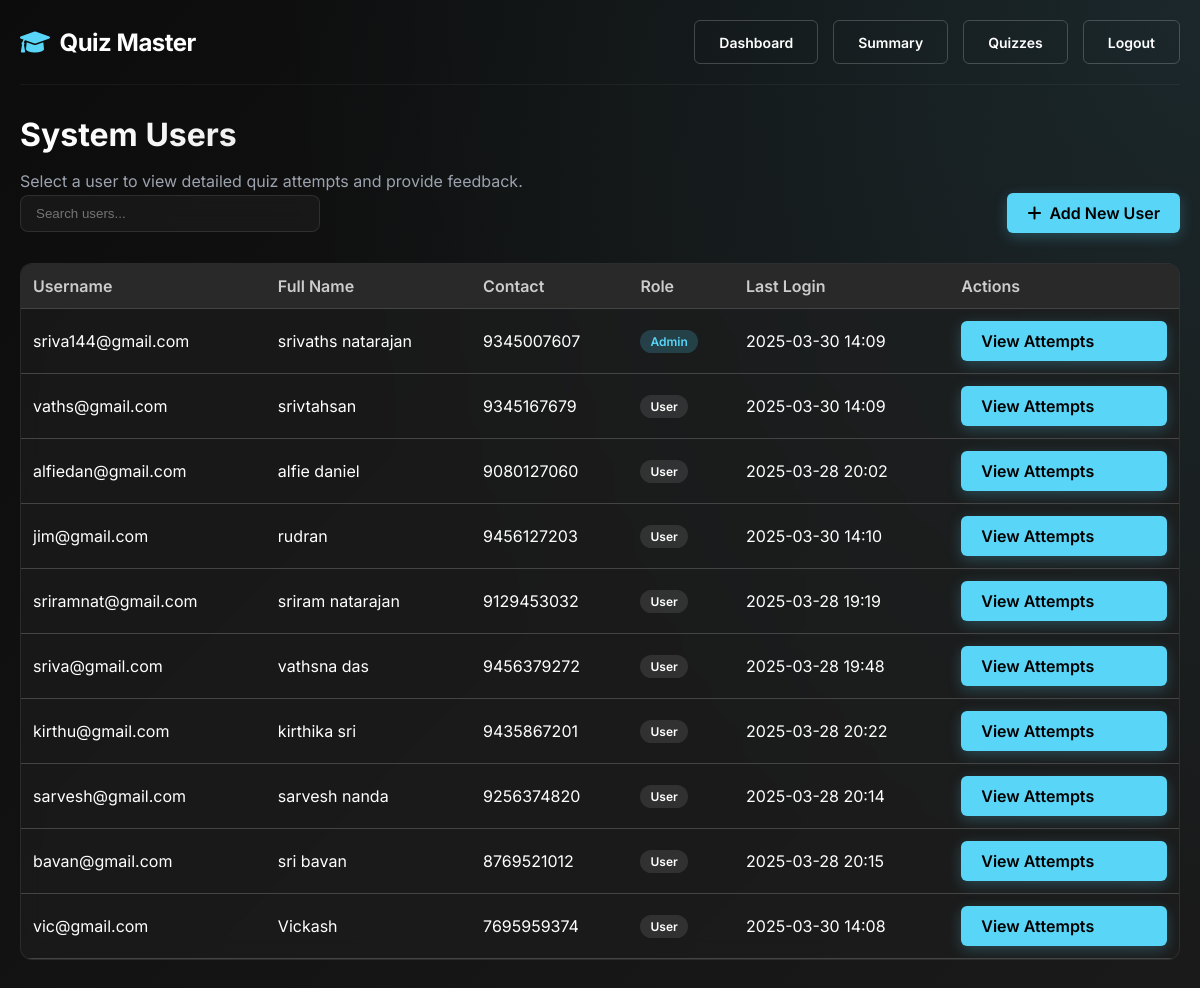
The app's page /admin/view_users (signed in), older data.
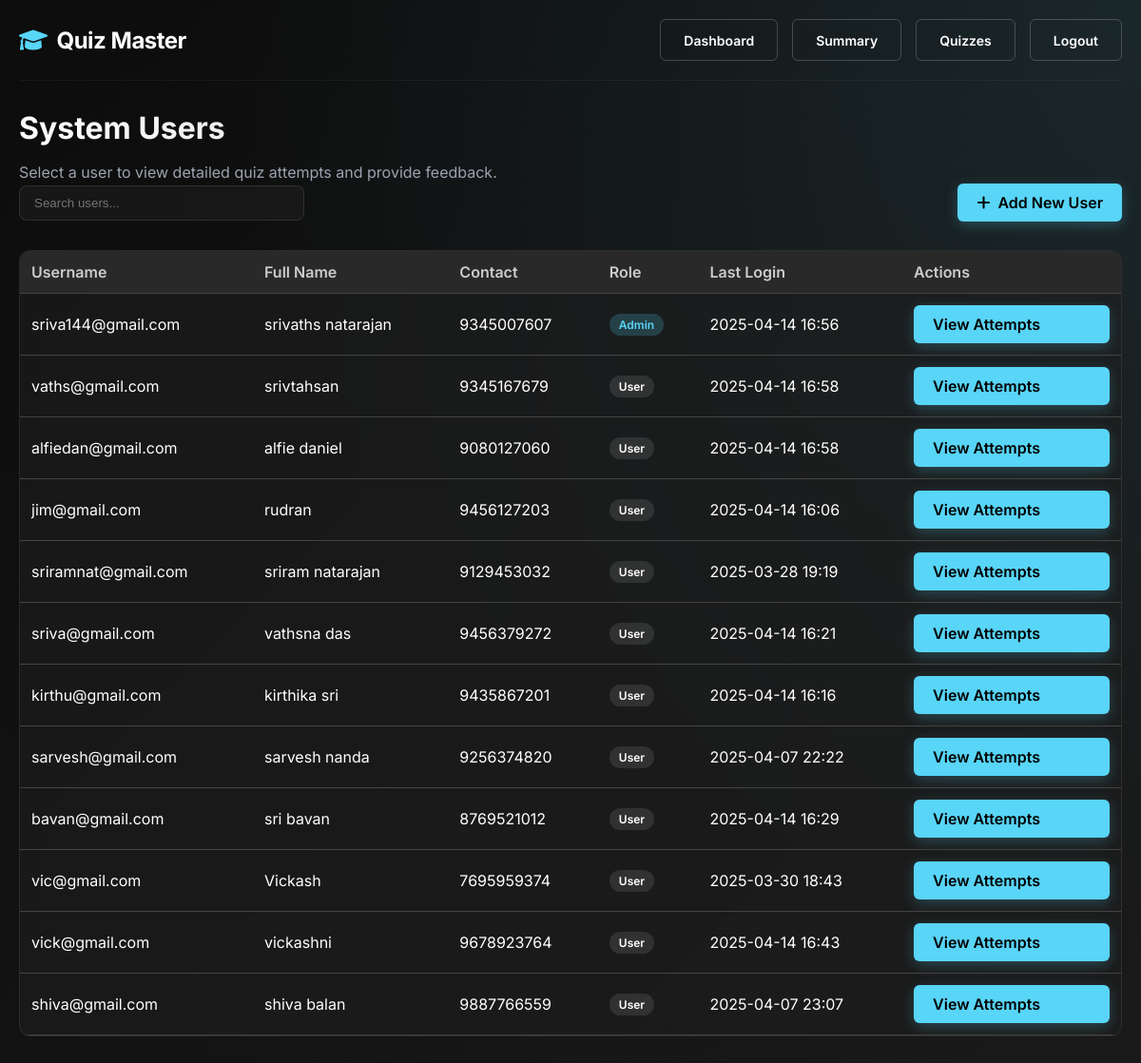
The same page, newer data.
### models.py (models this page shows, shortened)
class User(db.Model):
    __tablename__ = 'users'
    id = db.Column(db.Integer, primary_key=True)
    username = db.Column(db.String(50), unique=True, nullable=False, index=True)
    password = db.Column(db.String(100), nullable=False)
    full_name = db.Column(db.String(100))
    email = db.Column(db.String(120), unique=True)
    dob = db.Column(db.Date)
    contact_no = db.Column(db.String(15))
    role = db.Column(db.String(20), default="user")
    profile_image = db.Column(db.String(200))
    created_at = db.Column(db.DateTime, default=datetime.utcnow)
    last_login = db.Column(db.DateTime)
    is_active = db.Column(db.Boolean, default=True)
    scores = db.relationship('Score', backref='user', lazy='dynamic', cascade="all, delete-orphan")
    question_attempts = db.relationship('QuestionAttempt', backref='user', lazy='dynamic')
    comments_received = db.relationship('ScoreComment', backref='user',
                                        primaryjoin="User.id==Score.user_id",
                                        secondary="scores",
                                        viewonly=True)

### routes.py (the view)
@app_routes.route("/admin/view_users")
def view_users():
    if session.get("role") != "admin":
        flash("Access denied! Admins only.", "danger")
        return redirect(url_for("app_routes.login"))
    user_id = request.args.get("user_id")
    if user_id:
        user = User.query.get(user_id)
        if not user:
            flash("User not found.", "danger")
            return redirect(url_for("app_routes.view_users"))
        attempts = Score.query.filter_by(user_id=user_id).order_by(Score.time_stamp_of_attempt.desc()).all()
        detailed_attempts = []
        for attempt in attempts:
            quiz = Quiz.query.get(attempt.quiz_id)
            if not quiz:
                continue
            questions = Question.query.filter_by(quiz_id=quiz.id).all()
            max_score = sum(q.marks for q in questions) if questions else 0
            percentage = (attempt.total_scored / max_score * 100) if max_score > 0 else 0
            detailed_attempts.append({
                'quiz_name': quiz.name,
                'score': attempt.total_scored,
                'max_score': max_score,
                'percentage': percentage,
                'time_spent': round(attempt.time_spent / 60, 1) if attempt.time_spent else 0,  # in minutes
                'date': attempt.time_stamp_of_attempt,
                'score_id': attempt.id
            })
        return render_template("view_users.html", user=user, attempts=detailed_attempts)
    else:
        users = User.query.all()
        return render_template("view_users.html", users=users)

### routes.py (called while the page is built)
@app_routes.context_processor
def inject_responsive_elements():
    is_mobile = request.user_agent.platform in ['android', 'iphone'] or \
                'mobile' in request.user_agent.string.lower()
    return {
        'is_mobile': is_mobile,
        'current_year': datetime.now().year
    }  # Fixed: Added missing closing brace

### templates/admin/view_users.html (shortened to what this page needs)
{% extends "base.html" %}
{% block content %}
<div class="page-header">
    {% if user %}
        <h1 class="page-title">Quiz Attempts for {{ user.username }}</h1>
        <p class="page-subtitle">Below are all quiz attempts by {{ user.full_name or user.username }}. Click on "Feedback" to add instructor comments.</p>
    {% else %}
        <h1 class="page-title">System Users</h1>
        <p class="page-subtitle">Select a user to view detailed quiz attempts and provide feedback.</p>
    {% endif %}
</div>
{% if user %}
    <div class="data-card">
        <div class="table-responsive">
            <table class="data-table">
                <thead>
                    <tr>
                        <th>Quiz Title</th>
                        <th>Score</th>
                        <th>Max Score</th>
                        <th>Percentage</th>
                        <th>Time Taken (min)</th>
                        <th>Date Attempted</th>
                        <th>Actions</th>
                    </tr>
                </thead>
                <tbody>
                    {% if attempts and attempts|length > 0 %}
                        {% for attempt in attempts %}
                        <tr>
                            <td>{{ attempt.quiz_name }}</td>
                            <td>{{ attempt.score }}</td>
                            <td>{{ attempt.max_score }}</td>
                            <td>{{ attempt.percentage|round(1) }}%</td>
                            <td>{{ attempt.time_spent }}</td>
                            <td class="date-cell">{{ attempt.date.strftime('%Y-%m-%d %H:%M') }}</td>
                            <td>
                                <a href="{{ url_for('app_routes.add_score_comment', score_id=attempt.score_id) }}" class="action-btn">Feedback</a>
                            </td>
                        </tr>
                        {% endfor %}
                    {% else %}
                        <tr>
                            <td colspan="7" class="empty-state">No quiz attempts found for this user.</td>
                        </tr>
                    {% endif %}
                </tbody>
            </table>
        </div>
    </div>
    <div>
        <a href="{{ url_for('app_routes.view_users') }}" class="action-btn">Back to User List</a>
    </div>
{% else %}
    <div class="filters-bar">
        <input type="text" class="search-box" placeholder="Search users...">
        <a href="{{ url_for('app_routes.register') }}" class="action-btn">
            <i class="fas fa-plus"></i> Add New User
        </a>
    </div>
    <div class="data-card">
        <div class="table-responsive">
            <table class="data-table">
                <thead>
                    <tr>
                        <th>Username</th>
                        <th>Full Name</th>
                        <th>Contact</th>
                        <th>Role</th>
                        <th>Last Login</th>
                        <th>Actions</th>
                    </tr>
                </thead>
                <tbody>
                    {% if users and users|length > 0 %}
                        {% for user in users %}
                        <tr>
                            <td>{{ user.username }}</td>
                            <td>{{ user.full_name }}</td>
                            <td>{{ user.contact_no }}</td>
                            <td>
                                {% if user.role == 'admin' %}
                                    <span class="badge badge-admin">Admin</span>
                                {% else %}
                                    <span class="badge badge-user">User</span>
                                {% endif %}
                            </td>
                            <td class="date-cell">{{ user.last_login.strftime("%Y-%m-%d %H:%M") if user.last_login else "Never" }}</td>
                            <td>
                                <a href="{{ url_for('app_routes.view_users') }}?user_id={{ user.id }}" class="action-btn">View Attempts</a>
                            </td>
                        </tr>
                        {% endfor %}
                    {% endif %}
                </tbody>
            </table>
        </div>
    </div>
{% endif %}
{% endblock %}

### templates/base.html (shortened to what this page needs)
<!DOCTYPE html>
<html lang="en">
<head>
    <link rel="stylesheet" href="https://cdnjs.cloudflare.com/ajax/libs/font-awesome/6.0.0/css/all.min.css">
</head>
<body>
    <div class="container">
        <nav class="navbar">
            <a href="/" class="logo">
                <i class="fas fa-graduation-cap"></i> Quiz Master
            </a>
            <div class="nav-links">
                {% if session.get('role') == 'admin' %}
                    <a href="{{ url_for('app_routes.admin_dashboard') }}" class="btn btn-outline">Dashboard</a>
                    <a href="{{ url_for('app_routes.admin_summary') }}" class="btn btn-outline">Summary</a>
                    <a href="{{ url_for('app_routes.quiz_management') }}" class="btn btn-outline">Quizzes</a>
                    <a href="{{ url_for('app_routes.logout') }}" class="btn btn-outline">Logout</a>
                {% elif session.get('role') == 'user' %}
                    <a href="{{ url_for('app_routes.user_dashboard') }}" class="btn btn-outline">Dashboard</a>
                    <a href="{{ url_for('app_routes.user_summary') }}" class="btn btn-outline">Summary</a>
                    <a href="{{ url_for('app_routes.logout') }}" class="btn btn-outline">Logout</a>
                {% else %}
                    <a href="{{ url_for('app_routes.login') }}" class="btn btn-outline">Login</a>
                    <a href="{{ url_for('app_routes.register') }}" class="btn btn-primary">Register</a>
                {% endif %}
            </div>
        </nav>
        {% block content %}{% endblock %}
    </div>
</body>
</html>

Row changes from the older to the newer data that the page shows:
changed User "sriva144@gmail.com": last_login "2025-03-30 14:09" → "2025-04-14 16:56"
changed User "vaths@gmail.com": last_login "2025-03-30 14:09" → "2025-04-14 16:58"
changed User "alfiedan@gmail.com": last_login "2025-03-28 20:02" → "2025-04-14 16:58"
changed User "jim@gmail.com": last_login "2025-03-30 14:10" → "2025-04-14 16:06"
changed User "sriva@gmail.com": last_login "2025-03-28 19:48" → "2025-04-14 16:21"
changed User "kirthu@gmail.com": last_login "2025-03-28 20:22" → "2025-04-14 16:16"
changed User "sarvesh@gmail.com": last_login "2025-03-28 20:14" → "2025-04-07 22:22"
changed User "bavan@gmail.com": last_login "2025-03-28 20:15" → "2025-04-14 16:29"
changed User "vic@gmail.com": last_login "2025-03-30 14:08" → "2025-03-30 18:43"
added User: username "vick@gmail.com", full_name "vickashni", contact_no "9678923764", role "User", last_login "2025-04-14 16:43"
added User: username "shiva@gmail.com", full_name "shiva balan", contact_no "9887766559", role "User", last_login "2025-04-07 23:07"
